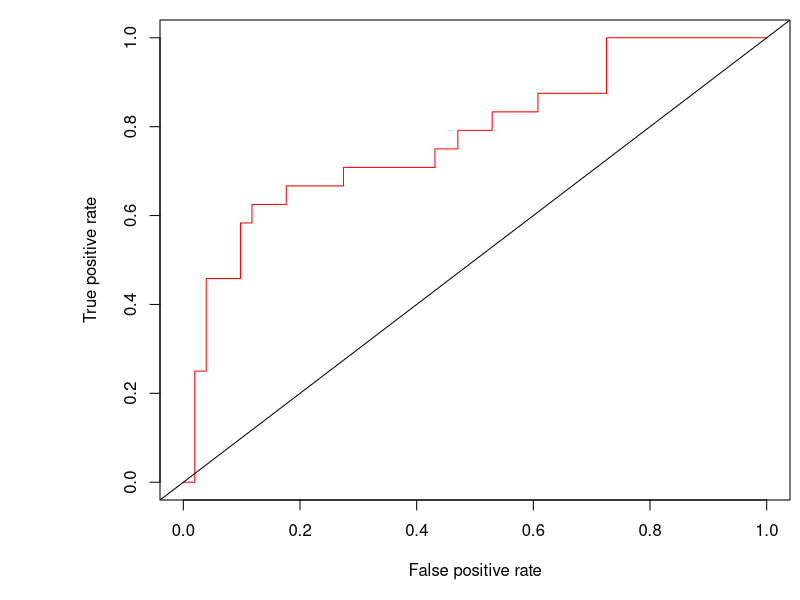

This figure's R source:
library(mlbench)
library(e1071)
library(tidyverse)
library(readxl)
library(caret)

#setwd("C:/Users/User.DESKTOP-PM04AA1/Documents/UMBC/CourseDataSets")

heartFailure = read_excel("heartFailure.xlsx")
glimpse(heartFailure)
#Now select columns to change to factor

columnsChange = c("anaemia", "diabetes", "high_blood_pressure", "sex", "smoking","DEATH_EVENT")

#sapply allows you to loop through and applies the function to each column
sapply(heartFailure[columnsChange], unique)
#lapply allows you to loop through, in addition it returns
# a list or dataframe
heartFailure[columnsChange]  = lapply(heartFailure[columnsChange], as.factor)

glimpse(heartFailure)
 
## 75% of the sample size
smp_size <- floor(0.75 * nrow(heartFailure))

## set the seed to make your partition reproducible
set.seed(123)
train_ind <- sample(seq_len(nrow(heartFailure)), size = smp_size)

train <- heartFailure[train_ind, ]
test <- heartFailure[-train_ind, ]

NVmodel <- naiveBayes(DEATH_EVENT ~ ., data = train)
preds <- predict(NVmodel, newdata = test)
conf_matrix <- table(preds, test$DEATH_EVENT)

conf_matrix
confusionMatrix(conf_matrix)

## check the raw, this gives you the probability 
predsRaw <- predict(NVmodel, newdata = test, type = "raw")
predsRaw


#Examine NVModelin  details

NVmodel
NVmodel$tables

NVmodel$apriori

table (train$DEATH_EVENT[train$high_blood_pressure == 0] == 1)
table(train$DEATH_EVENT)

#Check how the probability was calculated
#count(train, train$DEATH_EVENT) 
temp = as.data.frame (count(train, train$DEATH_EVENT, train$anaemia))
myMatrix = matrix(as.data.frame (count(train, train$DEATH_EVENT, train$anaemia))[,3], nrow=2, byrow=TRUE)
rownames(myMatrix) = c("DEATH_EVENT=0", "DEATH_EVENT=1")          
colnames(myMatrix) = c("anaemia=0", "anaemia=1")    

myMatrix

myMatrix/(myMatrix[,1]+myMatrix[,2])

 
mean(train$age[train$DEATH_EVENT== 1])
sd(train$age[train$DEATH_EVENT== 1])


library(ROCR)


# Compute AUC for predicting Class with the model
prob <- predict(NVmodel, newdata=test, type="raw")
pred <- prediction(prob[,2], test$DEATH_EVENT)
perf <- performance(pred, measure = "tpr", x.measure = "fpr")
#following order: bottom, left, top, and right. 
par(mar=c(5,8,1,.5))
#Receiver operating characteristic
plot(perf, col="red")
abline(a=0, b=1)
auc <- performance(pred, measure = "auc")
auc <- auc@y.values[[1]]
auc

rocData = data.frame(c(perf@alpha.values, perf@x.values, perf@y.values))
